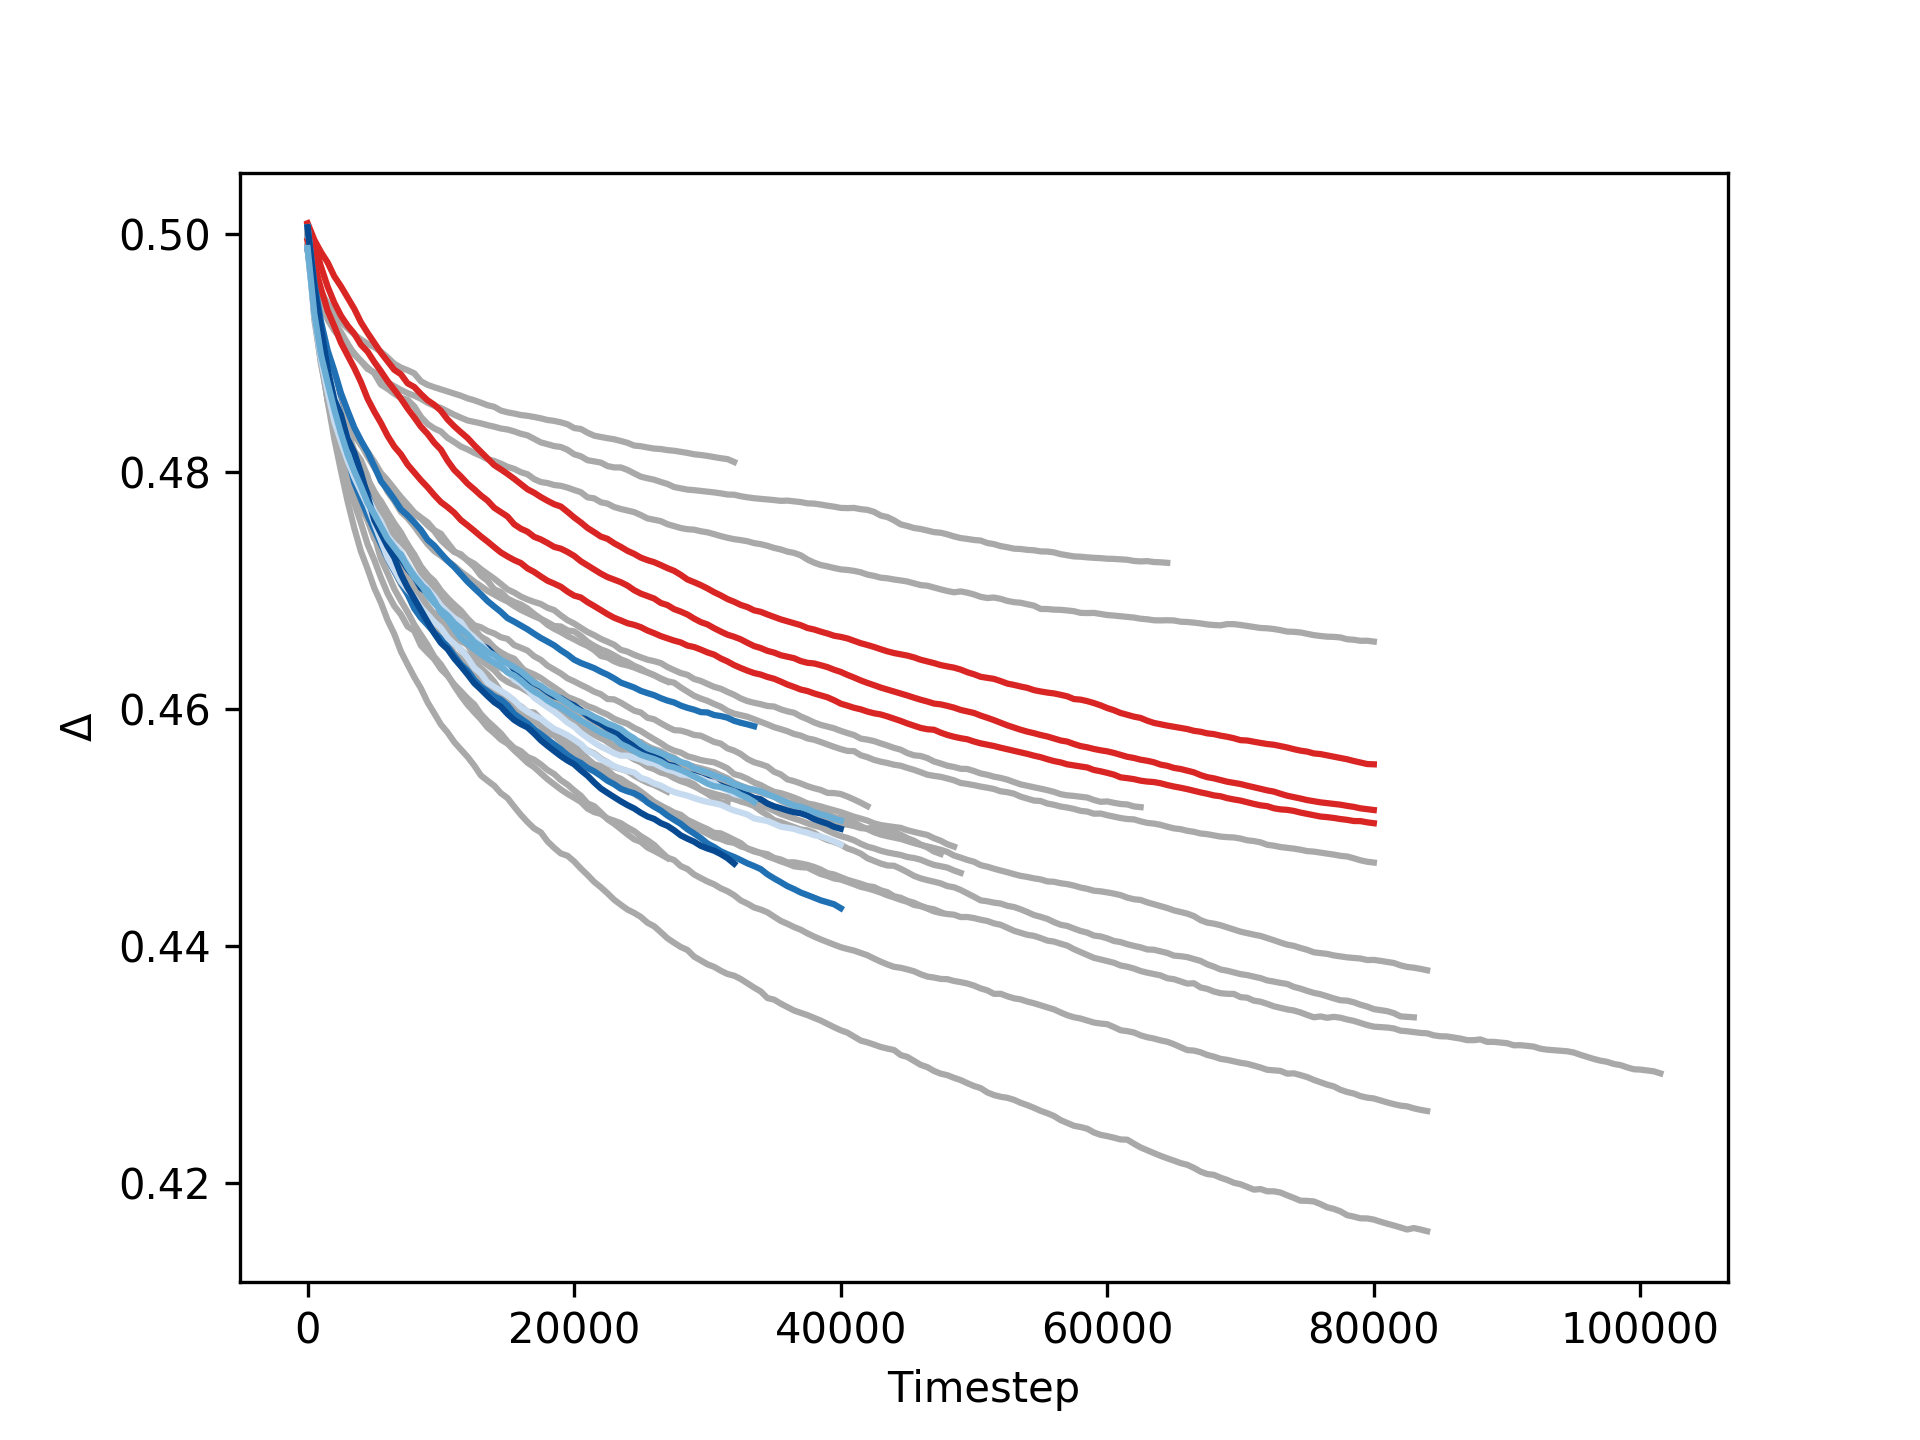

Recreate this plot in Python.
from os import path
import sys
sys.path.append(path.join(sys.path[0], '..', '..'))

from glob import glob
import plot as p
import utils as u
from matplotlib import pyplot as plt
import numpy as np
import json

reference_fnames = glob('../20200422/*-Delta.npy')
yesterdays_repos = glob('../20200429/*-Delta.npy')

cmap_blue = plt.get_cmap('Blues')
cmap_red = plt.get_cmap('Reds')
repos_cmap_dict = {
        0: 0.25,
     1000: 0.50,
     5000: 0.75,
    10000: 0.90
}

def gen_fig():
    for fpath in reference_fnames:
        p.plot_Delta(fpath, color = 'Darkgrey')
    for fpath in yesterdays_repos:
        p.plot_Delta(fpath, color = cmap_red(0.7))
    with open('parameters.json') as f:
        params = json.load(f)
    for fpath in glob('*-Delta.npy'):
        record_tag = u.get_rt(fpath)
        repos_every = params[record_tag].pop('repos_every', 0)
        p.plot_Delta(
            fpath, color = cmap_blue(repos_cmap_dict[repos_every]),
            label = f'repos_every = {repos_every}'
        )

if __name__ == "__main__":
    plt.figure()
    gen_fig()
    plt.xlabel('Timestep')
    plt.ylabel('$\\Delta$')
    plt.savefig(f'Delta.png', dpi = 300)
